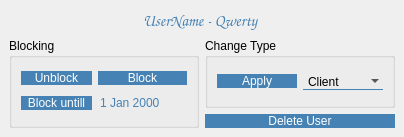
<?xml version="1.0" encoding="UTF-8"?>
<ui version="4.0">
 <class>MainWindow</class>
 <widget class="QMainWindow" name="MainWindow">
  <property name="geometry">
   <rect>
    <x>0</x>
    <y>0</y>
    <width>404</width>
    <height>137</height>
   </rect>
  </property>
  <property name="windowTitle">
   <string>MainWindow</string>
  </property>
  <property name="styleSheet">
   <string notr="true">QLineEdit
{
background: transparent;
border: none;
border-bottom: 1px solid steelblue;
font: 16pt &quot;Comic Sans MS&quot;;
}
QLineEdit:focus {
 outline:none; }

QLabel{
	color: steelblue;
	font: 12pt &quot;Comic Sans MS&quot;;
	font-weight:bold;
}


QSpinBox{
background: transparent;
border: none;
border-bottom: 1px solid steelblue;
font: 12pt &quot;Comic Sans MS&quot;;
}

QPushButton{
color: white;
background: steelblue;
border-radius: 60px;
font: 12pt &quot;Comic Sans MS&quot;;
}

QComboBox{
background: transparent;
border: none;
border-bottom: 1px solid steelblue;
font: 12pt &quot;Comic Sans MS&quot;;
}

QDateEdit{
background: transparent;
border: none;
font: 14pt &quot;Comic Sans MS&quot;;
color: steelblue;
}</string>
  </property>
  <widget class="QWidget" name="centralwidget">
   <layout class="QGridLayout" name="gridLayout_2">
    <item row="0" column="0" colspan="2" alignment="Qt::AlignHCenter">
     <widget class="QLabel" name="lbl_login">
      <property name="minimumSize">
       <size>
        <width>0</width>
        <height>23</height>
       </size>
      </property>
      <property name="maximumSize">
       <size>
        <width>16777215</width>
        <height>23</height>
       </size>
      </property>
      <property name="font">
       <font>
        <family>Comic Sans MS</family>
        <pointsize>12</pointsize>
        <weight>75</weight>
        <italic>false</italic>
        <bold>true</bold>
       </font>
      </property>
      <property name="text">
       <string>UserName - Qwerty</string>
      </property>
     </widget>
    </item>
    <item row="1" column="0" rowspan="2">
     <widget class="QGroupBox" name="groupBox_2">
      <property name="styleSheet">
       <string notr="true"/>
      </property>
      <property name="title">
       <string>Blocking</string>
      </property>
      <layout class="QGridLayout" name="gridLayout">
       <item row="0" column="0">
        <widget class="QPushButton" name="btn_unlock">
         <property name="text">
          <string>Unblock</string>
         </property>
        </widget>
       </item>
       <item row="0" column="1">
        <widget class="QPushButton" name="btn_lock">
         <property name="text">
          <string>Block</string>
         </property>
        </widget>
       </item>
       <item row="1" column="0">
        <widget class="QPushButton" name="btn_time_block">
         <property name="text">
          <string>Block untill</string>
         </property>
        </widget>
       </item>
       <item row="1" column="1">
        <widget class="QDateEdit" name="dateEdit"/>
       </item>
      </layout>
     </widget>
    </item>
    <item row="1" column="1">
     <widget class="QGroupBox" name="groupBox">
      <property name="styleSheet">
       <string notr="true"/>
      </property>
      <property name="title">
       <string>Change Type</string>
      </property>
      <layout class="QHBoxLayout" name="horizontalLayout">
       <item>
        <widget class="QPushButton" name="btn_apply">
         <property name="text">
          <string>Apply</string>
         </property>
        </widget>
       </item>
       <item>
        <widget class="QComboBox" name="comboBox_userType">
         <item>
          <property name="text">
           <string>Client</string>
          </property>
         </item>
         <item>
          <property name="text">
           <string>Provider</string>
          </property>
         </item>
         <item>
          <property name="text">
           <string>Admin</string>
          </property>
         </item>
        </widget>
       </item>
      </layout>
     </widget>
    </item>
    <item row="2" column="1">
     <widget class="QPushButton" name="btn_delete">
      <property name="text">
       <string>Delete User</string>
      </property>
     </widget>
    </item>
   </layout>
  </widget>
 </widget>
 <resources/>
 <connections/>
</ui>
